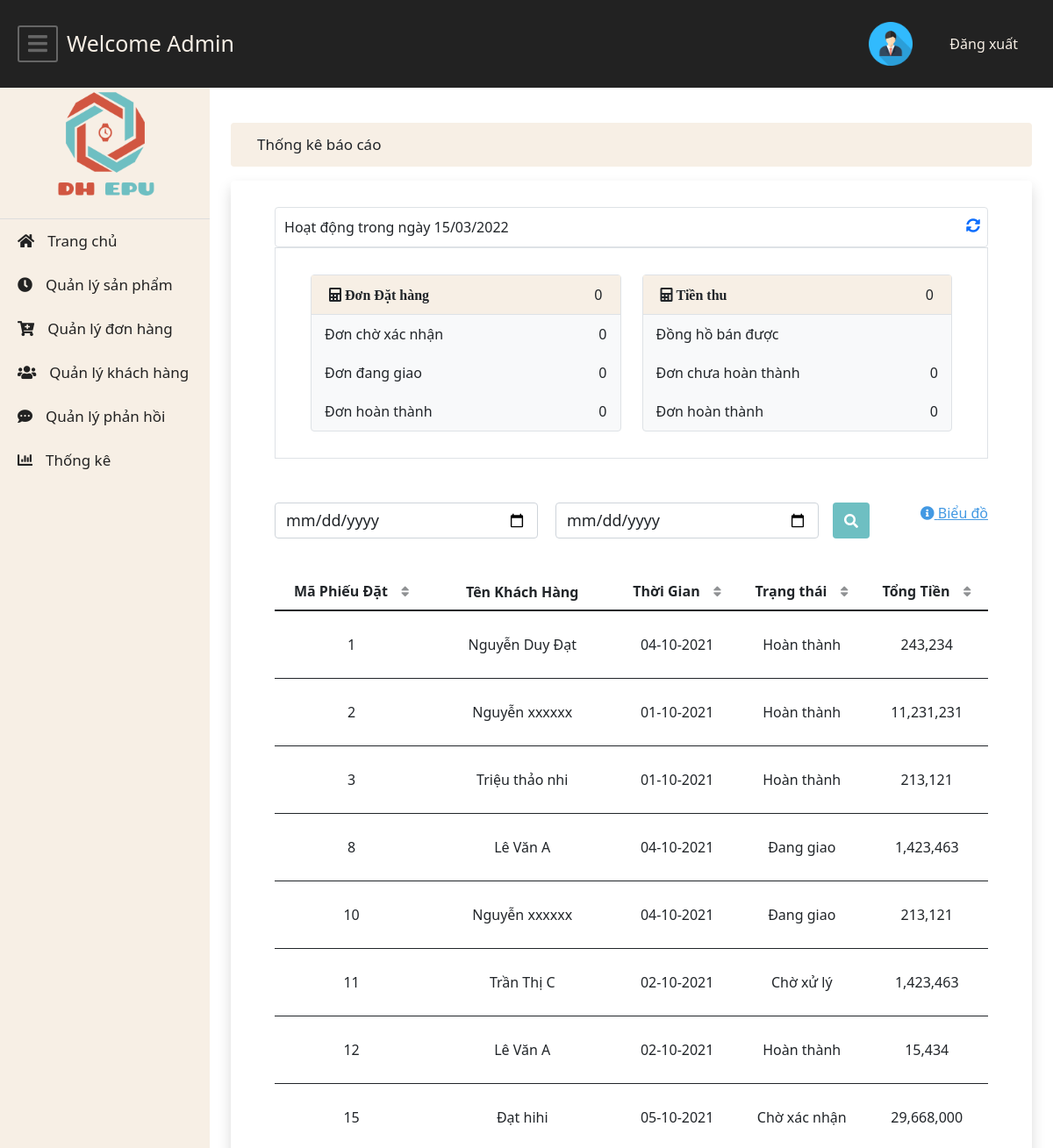
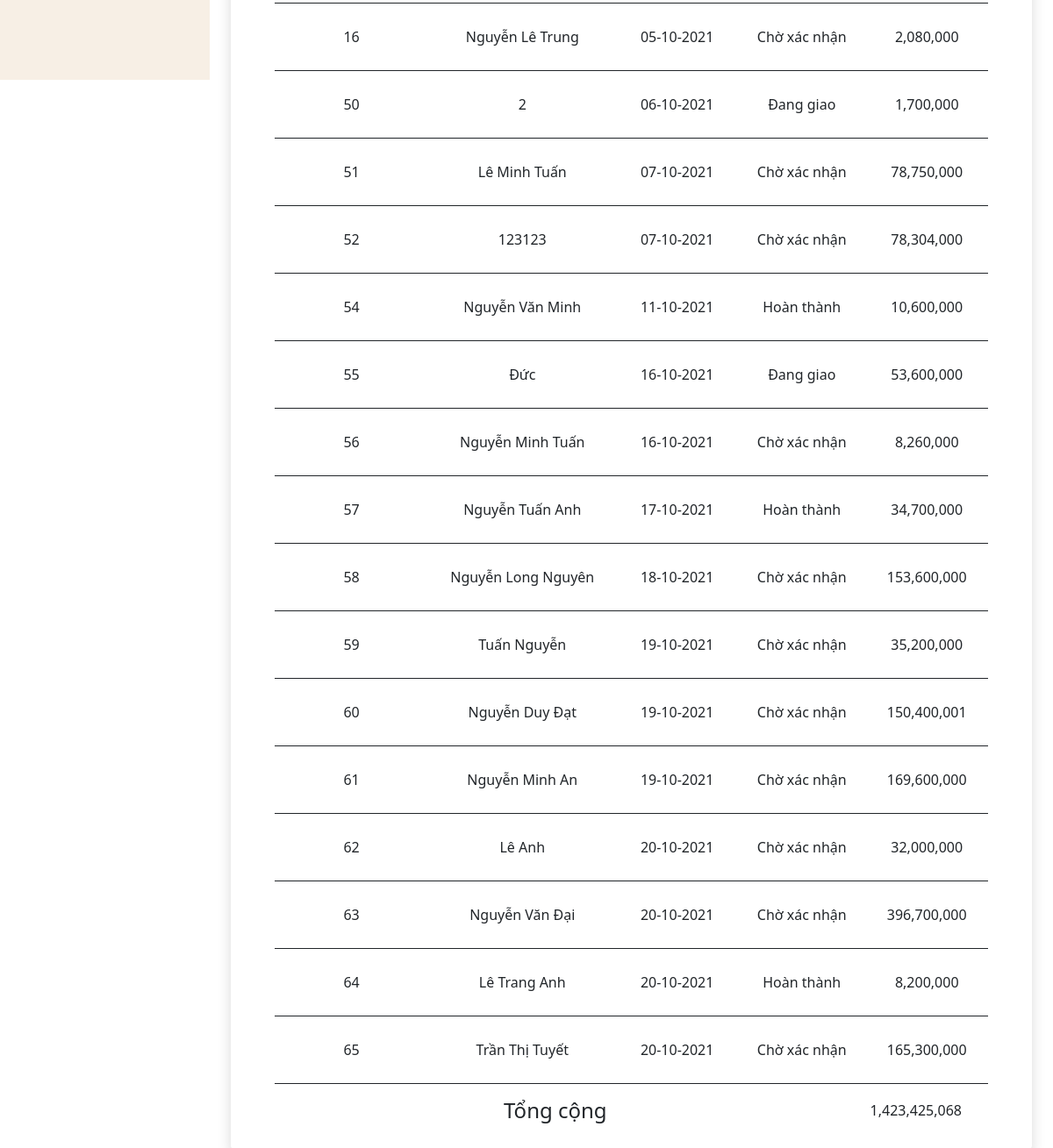
Screenshot of /admin/index.php?page=data_statistic (signed in) with the database file from the repository (2 pictures, top to bottom).
### tables this page shows
CREATE TABLE `dathang` (
  `MaPhieuDat` int(11) NOT NULL,
  `MaKH` int(11) NOT NULL,
  `ThoiGianDat` date NOT NULL,
  `TrangThai` varchar(50) NOT NULL,
  `TongTien` int(11) NOT NULL
);

CREATE TABLE `khachhang` (
  `MaKH` int(11) NOT NULL,
  `TenKH` varchar(100) NOT NULL,
  `SDT` varchar(15) NOT NULL,
  `GioiTinh` varchar(10) NOT NULL,
  `NgaySinh` date NOT NULL,
  `Email` varchar(200) NOT NULL,
  `DiaChi` varchar(200) NOT NULL,
  `YeuCau` varchar(200) NOT NULL
);

### admin/data_statistic.php (the view, shortened to what this page needs)
<!DOCTYPE html>
<html lang="en">
<head>
    <link rel="stylesheet" href="index.css" type="text/css">
    <link rel="stylesheet" href="data_statistic.css" type="text/css">
    <link rel="stylesheet" href="https://cdnjs.cloudflare.com/ajax/libs/font-awesome/5.15.1/css/all.min.css" />
    <link href="https://cdn.jsdelivr.net/npm/bootstrap@5.1.1/dist/css/bootstrap.min.css" rel="stylesheet">
</head>
<body>
<?php
    include_once 'config.php';
     $time = date('d/m/Y', time());
     $date = date('Y-m-d', time());
    ?>
    <div class="container">
        <div class="main__title mb-3 rounded">Thống kê báo cáo</div>
        <div class="main__content main__edit shadow bg-white rounded ">
            <form method="post">
                <div class="box-data border rounded">
                    <p>Hoạt động trong ngày <?php echo $time ?> </p>
                    <ul><a href="#"><i class="fas fa-sync-alt" aria-hidden="true"></i></a></ul>
                </div>
                <div class="form_tt border">
                    <div class="row">
                        <div class="col">
                            <div class="p-3 border bg-light rounded">
                                <div class="row_order title_order d-flex align-items-center">
                                    <i class="fas fa-calculator" aria-hidden="true"> Đơn Đặt hàng</i >
                                    <span><?php echo mysqli_fetch_row(mysqli_query($con, "SELECT COUNT(*) from dathang WHERE ThoiGianDat = '$date'"))[0]; ?></span>
                                </div>
                                <div class="row_order row_tt">
                                    <span>Đơn chờ xác nhận</span>
                                    <span><?php echo mysqli_fetch_row(mysqli_query($con, "SELECT COUNT(*) from dathang WHERE TrangThai = 'Chờ xác nhận' AND ThoiGianDat = '$date'"))[0]; ?></span>
                                </div>
                                <div class="row_order row_tt">
                                    <span>Đơn đang giao</span>
                                    <span><?php echo mysqli_fetch_row(mysqli_query($con, "SELECT COUNT(*) from dathang WHERE TrangThai = 'Đang giao' AND ThoiGianDat = '$date'"))[0]; ?></span>
                                </div>
                                <div class="row_order row_tt">
                                    <span>Đơn hoàn thành</span>
                                    <span><?php echo mysqli_fetch_row(mysqli_query($con, "SELECT COUNT(*) from dathang WHERE TrangThai = 'Hoàn thành' AND ThoiGianDat = '$date'"))[0]; ?></span>
                                </div>
                            </div>
                        </div>
                        <div class="col">
                            <div class="p-3 border bg-light rounded">
                                <div class="row_order title_order d-flex align-items-center">
                                    <i class="fas fa-calculator" aria-hidden="true">  Tiền thu</i >
                                    <span><?php echo number_format(floatval(mysqli_fetch_row(mysqli_query($con, "SELECT sum(TongTien)FROM dathang WHERE ThoiGianDat = '$date'"))[0])); ?></span>
                                </div>
                                <div class="row_order row_tt">
                                    <span>Đồng hồ bán được</span>
                                </div>
                                <div class="row_order row_tt">
                                    <span>Đơn chưa hoàn thành</span>
                                    <span>
                                    <?php echo number_format(floatval(mysqli_fetch_row(mysqli_query($con, "SELECT sum(TongTien)FROM dathang
                                    WHERE ThoiGianDat = '$date' AND TrangThai <> 'Hoàn Thành'"))[0])); ?>
                                    </span>
                                </div>
                                <div class="row_order row_tt">
                                    <span>Đơn hoàn thành</span>
                                    <span>
                                    <?php echo number_format(floatval(mysqli_fetch_row(mysqli_query($con, "SELECT sum(TongTien)FROM dathang
                                    WHERE ThoiGianDat = '$date' AND TrangThai = 'Hoàn Thành'"))[0])); ?>
                                    </span>
                                </div>
                            </div>
                        </div>
                    </div>
                </div>
            </form>
            <form class="data-table" action="index.php?page=search_date" method="post">
                <div class="main__top">
                    <div class="input-group">
                        <div class="tk">
                            <div class="form-outline " style="display: flex;">
                                <input id="date_begin" name="date_begin" type="date" class="form-control" placeholder="Ngày 24/4/2021" required style="width: 300px;font-size: 18px ; margin-right: 20px">
                                <input id="date_end" name="date_end" type="date"  class="form-control" placeholder="Ngày 25/4/2021" required style="width: 300px;font-size: 18px ; margin-right: 20px">
                            </div>
                            <button  class="btn search-btn" type="submit" name="btn-search_date" > <i class="fas fa-search"></i></button>
                        </div>
                        <div><a href="index.php?page=statistic_chart" style="color: #4399e3;"><i class="fas fa-info-circle"></i> Biểu đồ</a></div>
                    </div>
                </div>
            </form>
            <div class="main__table">
                <table class="table" id="myTable">
                    <thead>
                        <tr class="text-center">
                            <th scope="col" onclick="sortTableNumber(0)" class="sort">Mã Phiếu Đặt</th>
                            <th scope="col" >Tên Khách Hàng</th>
                            <th scope="col" onclick="sortTable(2)" class="sort">Thời Gian</th>
                            <th scope="col" onclick="sortTable(3)" class="sort">Trạng thái</th>
                            <th scope="col" onclick="sortTableNumber(4)" class="sort">Tổng Tiền</th>
                        </tr>
                    </thead>
                    <tbody>
                        <?php
                        $sql = " SELECT * FROM dathang,khachhang WHERE dathang.MaKH = khachhang.MaKH ";
                        $result_set=mysqli_query($con, $sql);
                        if(mysqli_num_rows($result_set)>0)
                        {
                            while($row=mysqli_fetch_array($result_set))
                            {
                                ?>
                                    <tr class= "table__row text-center">
                                        <td scope="row"><?php echo $row['MaPhieuDat'] ?></td>
                                        <td><?php echo $row['TenKH'] ?></td>
                                        <td><?php echo date("d-m-Y",strtotime($row['ThoiGianDat']))?></td>
                                        <td><?php echo $row['TrangThai'] ?></td>
                                        <td><?php echo number_format(floatval($row['TongTien']));?></td>
                                    </tr>
                                <?php
                            }
                        }
                        ?>
                    </tbody>
                </table>
                <div class= "d-flex justify-content-end align-items-center" style="margin-right: 30px;">
                    <h4 style="margin: 0 300px 0 0;">Tổng cộng</h4>
                    <?php
                    echo number_format(floatval(mysqli_fetch_row(mysqli_query($con, "SELECT SUM(TongTien) FROM dathang"))[0]));
                    ?>
                </div>
            </div>
        </div>
    </div>
</body>
</html>

### admin/index.css (style rules this page uses)
* { padding: 0; margin: 0; box-sizing: border-box; }
:root { --color-primary: #222222; --color-second:#d15641; --color-third: #f7efe5; --color-four: #6ebfc2; --text-white: white; }
.container { height: 1000px; width: 75%; padding: 20px; }
.main__title { background-color: var(--color-third); height: 50px; line-height: 50px; padding-left: 30px; font-size: 17px; }
.main__content { min-height: 890px; }
.main__top { display: flex; margin-bottom: 40px; }
.search-btn { background-color: var(--color-four) !important; margin-left: -4px !important; color: var(--text-white) !important; }
tr.table__row { margin-bottom: 3px !important; border-bottom: 1px solid currentColor ; }
.table__row th ,.table__row td { line-height: 60px; border-bottom: none !important; }
.sort::after { content: "\f0dc"; font-family: "Font Awesome 5 Free"; margin-left: 15px; opacity: 0.5; font-size: 15px; }
.table tr { cursor: pointer !important; }
.main__edit { padding: 30px 50px !important; }

### admin/data_statistic.css (style rules this page uses)
.box-data { display: flex; justify-content: space-between; border: 1px solid #222222; }
p { padding: 10px; margin-bottom: 0px !important; }
ul { padding: 8px; margin: 0px !important; }
.row_order { display: flex; justify-content: space-between; padding: 20px 5px; }
.p-3.border.bg-light { padding: 0px !important; }
.title_order { background: #f7efe5; border-bottom: 1px solid #dee2e6; padding: 10px 20px; }
.row_tt { padding: 10px 15px; }
.form_tt { padding: 30px 40px; border-top: none !important; }
.input-group { justify-content: space-between; }
.tk { display: flex; }
.data-table { margin-top: 50px; }

### rows the page displays
dathang: MaPhieuDat "1", MaKH.TenKH "Nguyễn Duy Đạt", ThoiGianDat "04-10-2021", TrangThai "Hoàn thành", TongTien "243,234"
dathang: MaPhieuDat "2", MaKH.TenKH "Nguyễn xxxxxx", ThoiGianDat "01-10-2021", TrangThai "Hoàn thành", TongTien "11,231,231"
dathang: MaPhieuDat "3", MaKH.TenKH "Triệu thảo nhi", ThoiGianDat "01-10-2021", TrangThai "Hoàn thành", TongTien "213,121"
dathang: MaPhieuDat "8", MaKH.TenKH "Lê Văn A", ThoiGianDat "04-10-2021", TrangThai "Đang giao", TongTien "1,423,463"
dathang: MaPhieuDat "10", MaKH.TenKH "Nguyễn xxxxxx", ThoiGianDat "04-10-2021", TrangThai "Đang giao", TongTien "213,121"
dathang: MaPhieuDat "11", MaKH.TenKH "Trần Thị C", ThoiGianDat "02-10-2021", TrangThai "Chờ xử lý", TongTien "1,423,463"
dathang: MaPhieuDat "12", MaKH.TenKH "Lê Văn A", ThoiGianDat "02-10-2021", TrangThai "Hoàn thành", TongTien "15,434"
dathang: MaPhieuDat "15", MaKH.TenKH "Đạt hihi", ThoiGianDat "05-10-2021", TrangThai "Chờ xác nhận", TongTien "29,668,000"
dathang: MaPhieuDat "16", MaKH.TenKH "Nguyễn Lê Trung", ThoiGianDat "05-10-2021", TrangThai "Chờ xác nhận", TongTien "2,080,000"
dathang: MaPhieuDat "50", MaKH.TenKH "2", ThoiGianDat "06-10-2021", TrangThai "Đang giao", TongTien "1,700,000"
dathang: MaPhieuDat "51", MaKH.TenKH "Lê Minh Tuấn", ThoiGianDat "07-10-2021", TrangThai "Chờ xác nhận", TongTien "78,750,000"
dathang: MaPhieuDat "52", MaKH.TenKH "123123", ThoiGianDat "07-10-2021", TrangThai "Chờ xác nhận", TongTien "78,304,000"
dathang: MaPhieuDat "54", MaKH.TenKH "Nguyễn Văn Minh", ThoiGianDat "11-10-2021", TrangThai "Hoàn thành", TongTien "10,600,000"
dathang: MaPhieuDat "55", MaKH.TenKH "Đức", ThoiGianDat "16-10-2021", TrangThai "Đang giao", TongTien "53,600,000"
dathang: MaPhieuDat "56", MaKH.TenKH "Nguyễn Minh Tuấn", ThoiGianDat "16-10-2021", TrangThai "Chờ xác nhận", TongTien "8,260,000"
dathang: MaPhieuDat "57", MaKH.TenKH "Nguyễn Tuấn Anh", ThoiGianDat "17-10-2021", TrangThai "Hoàn thành", TongTien "34,700,000"
dathang: MaPhieuDat "58", MaKH.TenKH "Nguyễn Long Nguyên", ThoiGianDat "18-10-2021", TrangThai "Chờ xác nhận", TongTien "153,600,000"
dathang: MaPhieuDat "59", MaKH.TenKH "Tuấn Nguyễn", ThoiGianDat "19-10-2021", TrangThai "Chờ xác nhận", TongTien "35,200,000"
dathang: MaPhieuDat "60", MaKH.TenKH "Nguyễn Duy Đạt", ThoiGianDat "19-10-2021", TrangThai "Chờ xác nhận", TongTien "150,400,001"
dathang: MaPhieuDat "61", MaKH.TenKH "Nguyễn Minh An", ThoiGianDat "19-10-2021", TrangThai "Chờ xác nhận", TongTien "169,600,000"
dathang: MaPhieuDat "62", MaKH.TenKH "Lê Anh", ThoiGianDat "20-10-2021", TrangThai "Chờ xác nhận", TongTien "32,000,000"
dathang: MaPhieuDat "63", MaKH.TenKH "Nguyễn Văn Đại", ThoiGianDat "20-10-2021", TrangThai "Chờ xác nhận", TongTien "396,700,000"
dathang: MaPhieuDat "64", MaKH.TenKH "Lê Trang Anh", ThoiGianDat "20-10-2021", TrangThai "Hoàn thành", TongTien "8,200,000"
dathang: MaPhieuDat "65", MaKH.TenKH "Trần Thị Tuyết", ThoiGianDat "20-10-2021", TrangThai "Chờ xác nhận", TongTien "165,300,000"
